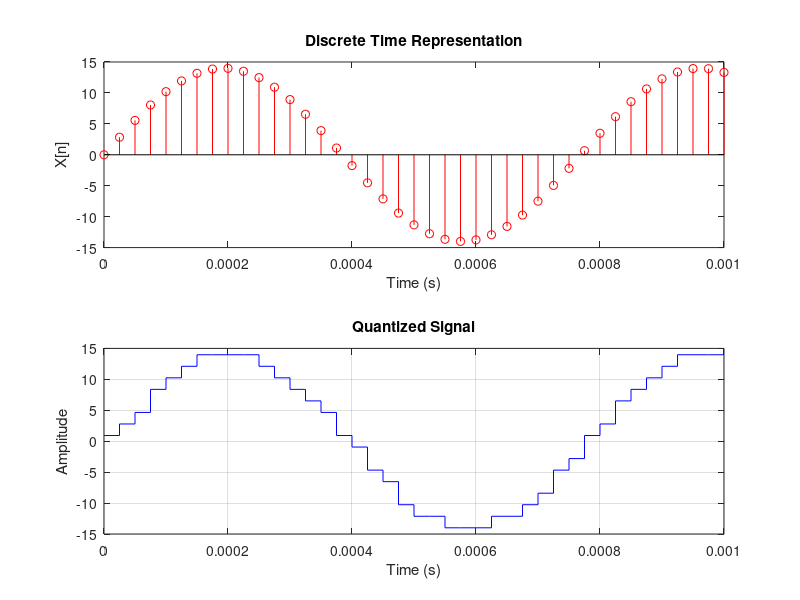

Write the MATLAB code that produced this figure.
% Parameters
fs = 40e3;               % Sampling frequency
fc = 13;                 % Signal frequency
t = 0:1/fs:0.001;        % Discrete time vector
x = 14 * sin(2 * pi * fc * 100 * t); % Discrete signal

% Quantization
n = 4;                   % Number of bits
L = (2^n) - 1;           % Number of quantization levels
delta = (max(x) - min(x)) / L; % Step size for quantization
xq = min(x) + round((x - min(x)) / delta) * delta; % Quantized signal

% Plotting original discrete signal
subplot(2, 1, 1);
stem(t, x, 'r');
title('Discrete Time Representation');
xlabel('Time (s)');
ylabel('X[n]');

% Plotting quantized signal
subplot(2, 1, 2);
stairs(t, xq, 'b');
title('Quantized Signal');
xlabel('Time (s)');
ylabel('Amplitude');
grid on;